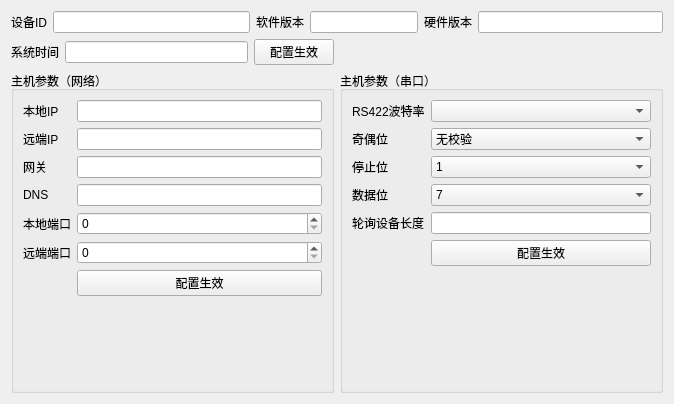
<?xml version="1.0" encoding="UTF-8"?>
<ui version="4.0">
 <class>PollDeviceWidget</class>
 <widget class="QWidget" name="PollDeviceWidget">
  <property name="geometry">
   <rect>
    <x>0</x>
    <y>0</y>
    <width>674</width>
    <height>404</height>
   </rect>
  </property>
  <property name="windowTitle">
   <string>Form</string>
  </property>
  <layout class="QGridLayout" name="gridLayout">
   <item row="0" column="0">
    <layout class="QHBoxLayout" name="horizontalLayout_3">
     <item>
      <widget class="QLabel" name="label_3">
       <property name="text">
        <string>设备ID</string>
       </property>
      </widget>
     </item>
     <item>
      <widget class="QLineEdit" name="lineEdit_devId">
       <property name="readOnly">
        <bool>true</bool>
       </property>
      </widget>
     </item>
    </layout>
   </item>
   <item row="0" column="1" colspan="2">
    <layout class="QHBoxLayout" name="horizontalLayout_2">
     <item>
      <widget class="QLabel" name="label_2">
       <property name="text">
        <string>软件版本</string>
       </property>
      </widget>
     </item>
     <item>
      <widget class="QLineEdit" name="lineEdit_softversion">
       <property name="readOnly">
        <bool>true</bool>
       </property>
      </widget>
     </item>
    </layout>
   </item>
   <item row="0" column="3">
    <layout class="QHBoxLayout" name="horizontalLayout">
     <item>
      <widget class="QLabel" name="label">
       <property name="text">
        <string>硬件版本</string>
       </property>
      </widget>
     </item>
     <item>
      <widget class="QLineEdit" name="lineEdit_hardversion">
       <property name="readOnly">
        <bool>true</bool>
       </property>
      </widget>
     </item>
    </layout>
   </item>
   <item row="1" column="0" colspan="2">
    <layout class="QHBoxLayout" name="horizontalLayout_4">
     <item>
      <widget class="QLabel" name="label_15">
       <property name="text">
        <string>系统时间</string>
       </property>
      </widget>
     </item>
     <item>
      <widget class="QLineEdit" name="lineEdit_sysdatetime"/>
     </item>
     <item>
      <widget class="QPushButton" name="pushButton_sysTime">
       <property name="text">
        <string>配置生效</string>
       </property>
      </widget>
     </item>
    </layout>
   </item>
   <item row="2" column="2" colspan="2">
    <widget class="QGroupBox" name="groupBox_2">
     <property name="title">
      <string>主机参数（串口）</string>
     </property>
     <layout class="QFormLayout" name="formLayout_2">
      <item row="0" column="0">
       <widget class="QLabel" name="label_8">
        <property name="text">
         <string>RS422波特率</string>
        </property>
       </widget>
      </item>
      <item row="0" column="1">
       <widget class="QComboBox" name="comboBox_baud"/>
      </item>
      <item row="1" column="0">
       <widget class="QLabel" name="label_11">
        <property name="text">
         <string>奇偶位</string>
        </property>
       </widget>
      </item>
      <item row="1" column="1">
       <widget class="QComboBox" name="comboBox_pairty">
        <item>
         <property name="text">
          <string>无校验</string>
         </property>
        </item>
        <item>
         <property name="text">
          <string>奇校验</string>
         </property>
        </item>
        <item>
         <property name="text">
          <string>偶校验</string>
         </property>
        </item>
       </widget>
      </item>
      <item row="2" column="0">
       <widget class="QLabel" name="label_12">
        <property name="text">
         <string>停止位</string>
        </property>
       </widget>
      </item>
      <item row="2" column="1">
       <widget class="QComboBox" name="comboBox_stopbit">
        <item>
         <property name="text">
          <string>1</string>
         </property>
        </item>
        <item>
         <property name="text">
          <string>1.5</string>
         </property>
        </item>
        <item>
         <property name="text">
          <string>2</string>
         </property>
        </item>
       </widget>
      </item>
      <item row="3" column="0">
       <widget class="QLabel" name="label_13">
        <property name="text">
         <string>数据位</string>
        </property>
       </widget>
      </item>
      <item row="3" column="1">
       <widget class="QComboBox" name="comboBox_databit">
        <item>
         <property name="text">
          <string>7</string>
         </property>
        </item>
        <item>
         <property name="text">
          <string>8</string>
         </property>
        </item>
       </widget>
      </item>
      <item row="4" column="0">
       <widget class="QLabel" name="label_14">
        <property name="text">
         <string>轮询设备长度</string>
        </property>
       </widget>
      </item>
      <item row="4" column="1">
       <widget class="QLineEdit" name="lineEdit_cycleLen"/>
      </item>
      <item row="5" column="1">
       <widget class="QPushButton" name="pushButton_serialport">
        <property name="text">
         <string>配置生效</string>
        </property>
       </widget>
      </item>
     </layout>
    </widget>
   </item>
   <item row="2" column="0" colspan="2">
    <widget class="QGroupBox" name="groupBox">
     <property name="title">
      <string>主机参数（网络）</string>
     </property>
     <layout class="QFormLayout" name="formLayout">
      <item row="0" column="0">
       <widget class="QLabel" name="label_4">
        <property name="text">
         <string>本地IP</string>
        </property>
       </widget>
      </item>
      <item row="0" column="1">
       <widget class="QLineEdit" name="lineEdit_localIp"/>
      </item>
      <item row="1" column="0">
       <widget class="QLabel" name="label_9">
        <property name="text">
         <string>远端IP</string>
        </property>
       </widget>
      </item>
      <item row="1" column="1">
       <widget class="QLineEdit" name="lineEdit_remoteIp"/>
      </item>
      <item row="2" column="0">
       <widget class="QLabel" name="label_5">
        <property name="text">
         <string>网关</string>
        </property>
       </widget>
      </item>
      <item row="2" column="1">
       <widget class="QLineEdit" name="lineEdit_getaway"/>
      </item>
      <item row="3" column="0">
       <widget class="QLabel" name="label_6">
        <property name="text">
         <string>DNS</string>
        </property>
       </widget>
      </item>
      <item row="3" column="1">
       <widget class="QLineEdit" name="lineEdit_dns"/>
      </item>
      <item row="4" column="0">
       <widget class="QLabel" name="label_7">
        <property name="text">
         <string>本地端口</string>
        </property>
       </widget>
      </item>
      <item row="5" column="0">
       <widget class="QLabel" name="label_10">
        <property name="text">
         <string>远端端口</string>
        </property>
       </widget>
      </item>
      <item row="6" column="1">
       <widget class="QPushButton" name="pushButton_net">
        <property name="text">
         <string>配置生效</string>
        </property>
       </widget>
      </item>
      <item row="4" column="1">
       <widget class="QSpinBox" name="spinBox_localPort"/>
      </item>
      <item row="5" column="1">
       <widget class="QSpinBox" name="spinBox_remotePort"/>
      </item>
     </layout>
    </widget>
   </item>
  </layout>
 </widget>
 <resources/>
 <connections/>
</ui>
